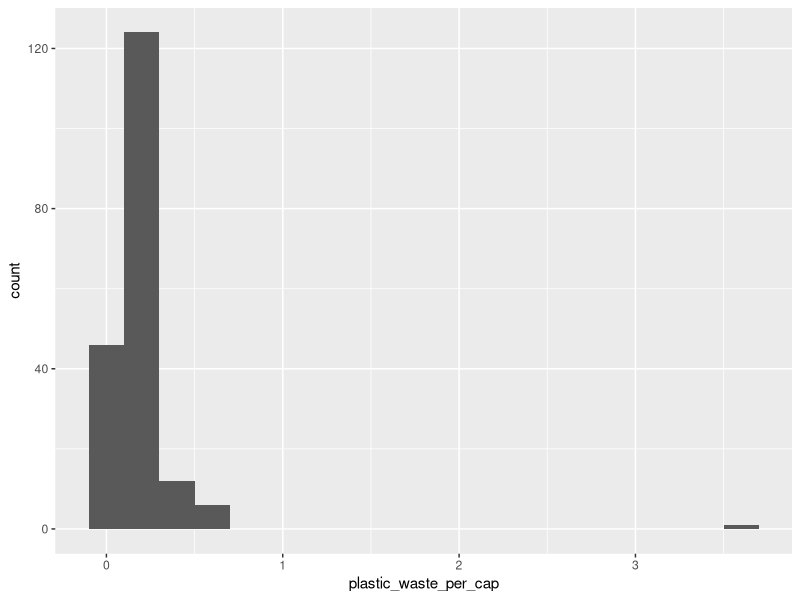
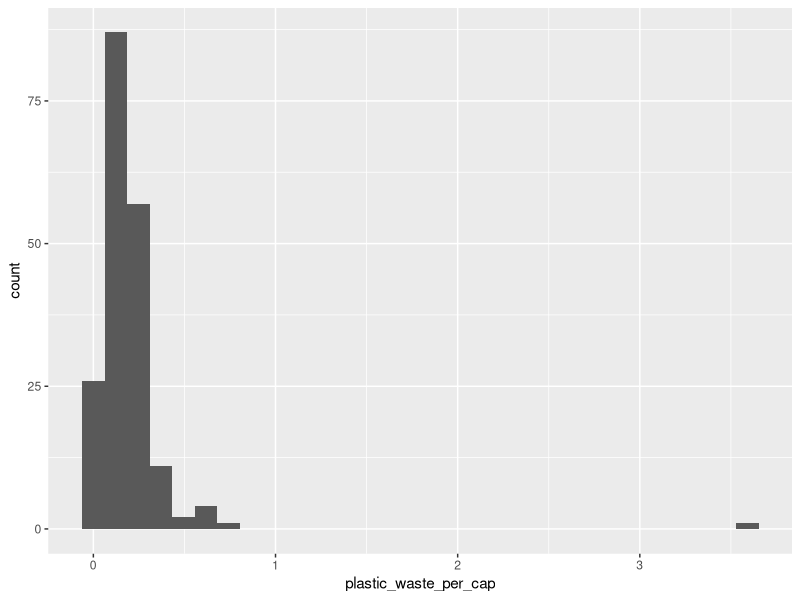
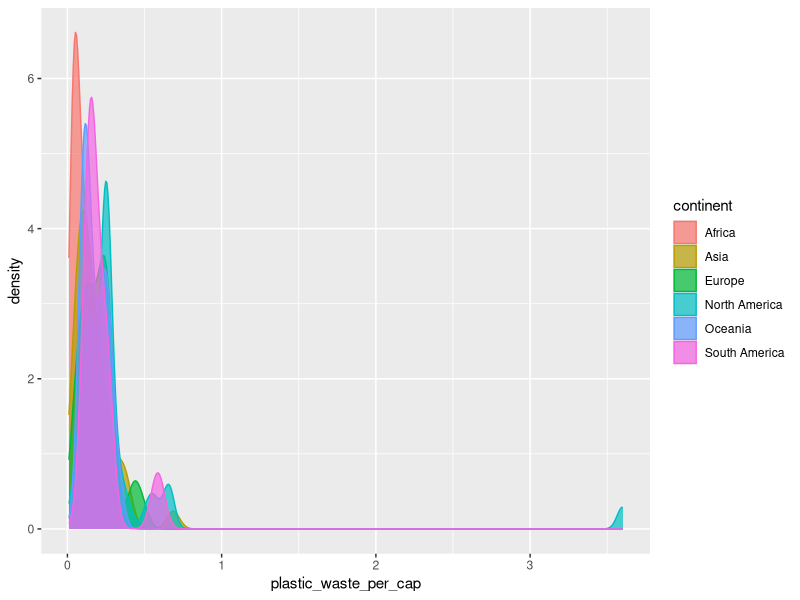
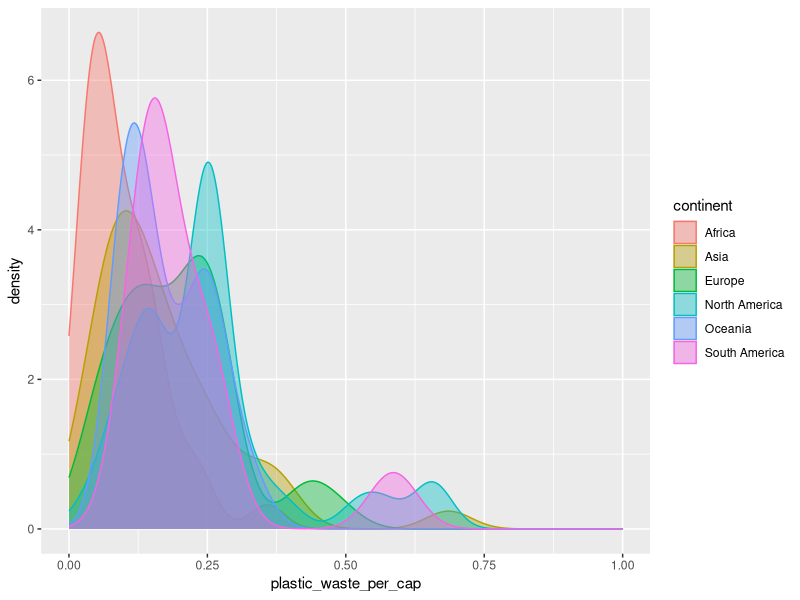
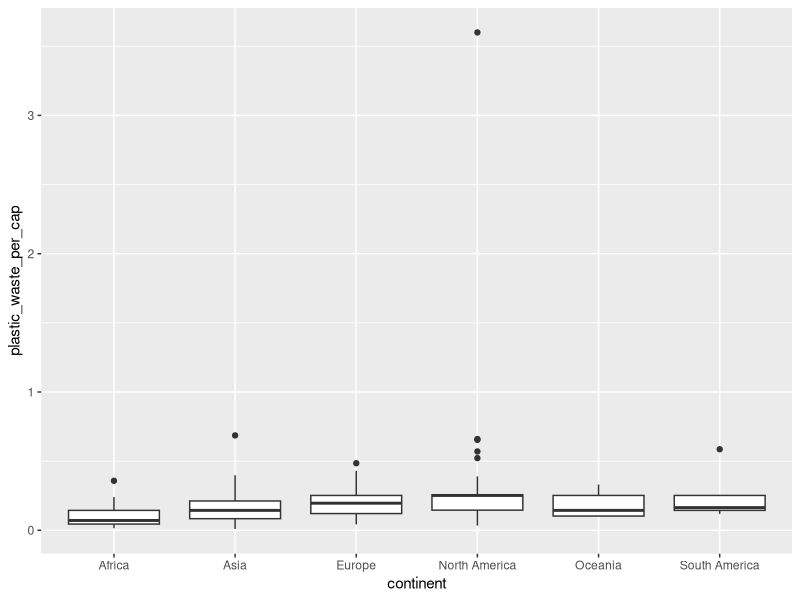
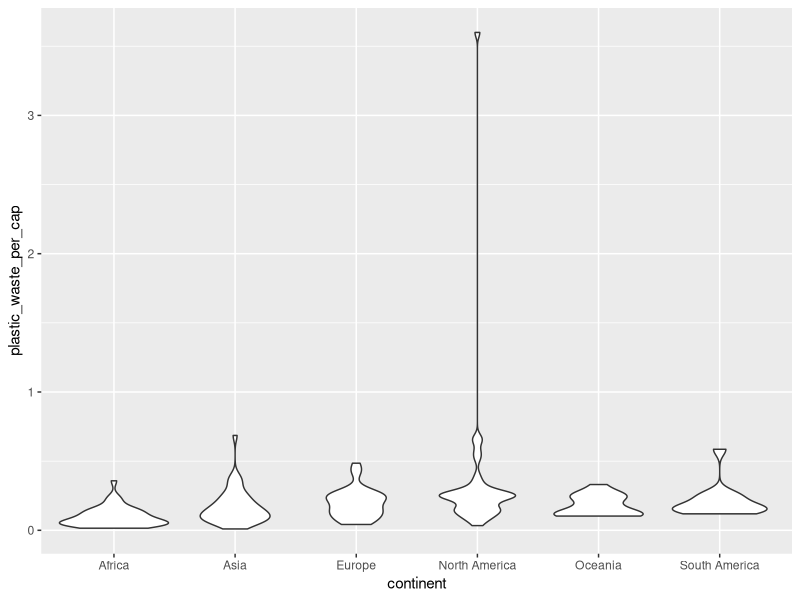
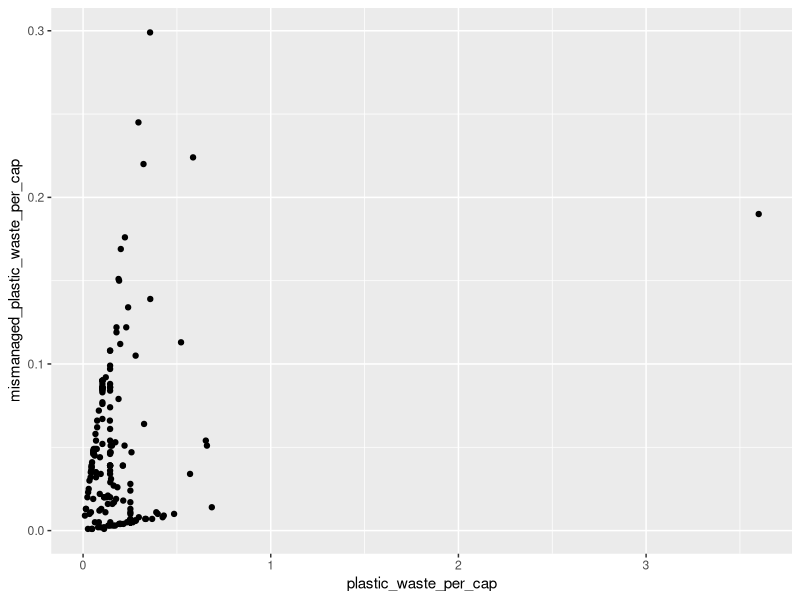
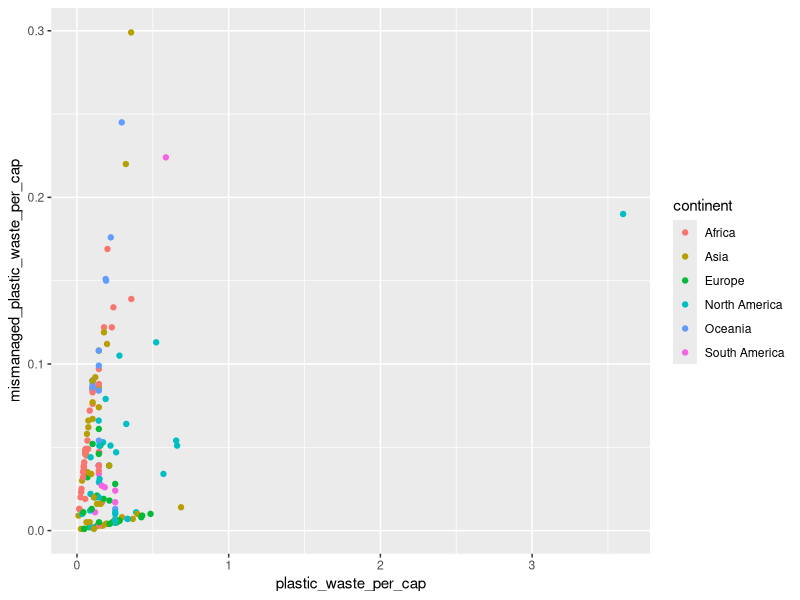

Here is the R script that generated these plots, in order:
## ---- chunk 1
library(tidyverse) 
## ---- chunk 2
plastic_waste <- read_csv("data/plastic-waste.csv")
## ---- chunk 3
plastic_waste <- read_csv("data/plastic-waste.csv")
ggplot(data = plastic_waste, aes(x = plastic_waste_per_cap)) +
  geom_histogram(binwidth = 0.2)
plastic_waste %>%
  filter(plastic_waste_per_cap > 3.5)
## ---- chunk 4
#Below is a histogram of plastic waste faceted
ggplot(data = plastic_waste, aes(x = plastic_waste_per_cap)) +
  geom_histogram()
#Below is a density plot with color!
ggplot(data = plastic_waste, 
       mapping = aes(x = plastic_waste_per_cap, 
                     color = continent, 
                     fill = continent)) +
  geom_density(alpha = 0.7)
## ---- chunk 5
ggplot(data = plastic_waste, 
       mapping = aes(x = plastic_waste_per_cap, 
                     color = continent, 
                     fill = continent)) +
  geom_density(alpha = 0.4) +
  xlim(0, 1)
## ---- chunk 6
ggplot(data = plastic_waste, 
       mapping = aes(x = continent, 
                     y = plastic_waste_per_cap)) +
  geom_boxplot()
## ---- chunk 7
ggplot(data = plastic_waste, 
       mapping = aes(x = continent, 
                     y = plastic_waste_per_cap)) +
  geom_violin()
## ---- chunk 8
ggplot(data = plastic_waste, 
       mapping = aes(x = plastic_waste_per_cap, 
                     y = mismanaged_plastic_waste_per_cap)) +
  geom_point()
## ---- chunk 9
ggplot(data = plastic_waste, 
       mapping = aes(x = plastic_waste_per_cap, 
                     y = mismanaged_plastic_waste_per_cap, color = continent, fill = continent)) +
  geom_point()
## ---- chunk 10
ggplot(data = plastic_waste, 
       mapping = aes(x = total_pop, 
                     y = plastic_waste_per_cap)) +
  geom_point()
## ---- chunk 11
ggplot(data = plastic_waste, 
       mapping = aes(x = coastal_pop, 
                     y = plastic_waste_per_cap)) +
  geom_point()
## ---- chunk 12
ggplot(data = plastic_waste) +
  geom_point(mapping = aes(x = coastal_pop/total_pop, 
                     y = plastic_waste_per_cap, color = continent)) +
  geom_smooth(mapping = aes(x = coastal_pop/total_pop, 
                     y = plastic_waste_per_cap))+ ylim(0, 0.7) + xlim(0, 1.75) + labs(x = "Coastal population proportion (Coastal / total population)", y="Plastic waste per capita", title = "Plastic waste vs Coastal population proportion", subtitle = "by continent", color = "Continent") 

